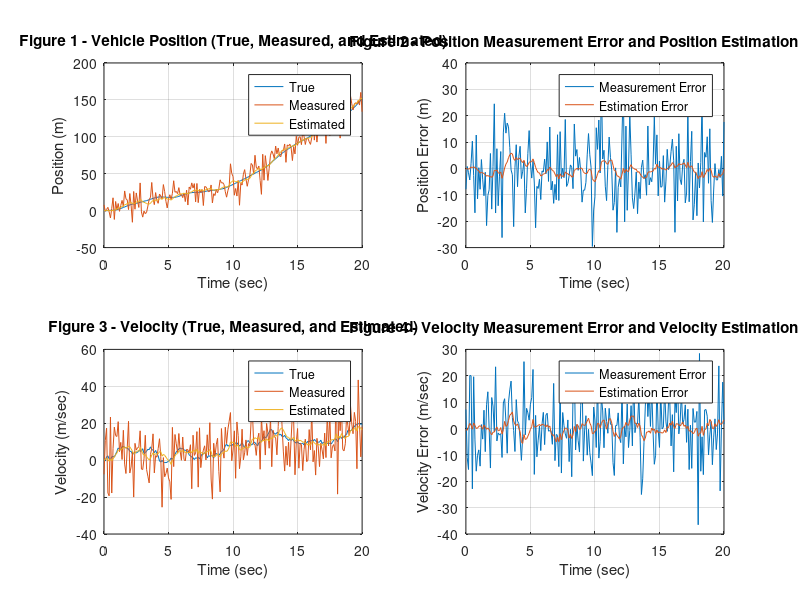

This figure's MATLAB source:
% function kalman(duration, dt)
%
% Kalman filter simulation for a train's 1D postion and velocity utilising two sensors.
%
% E = covariance
%
close all;

% INPUTS
duration = 20;    %length of simulation (seconds)
dt = 0.1;          %step size (seconds)

% Measurement noise due to imperfect sensors.
positionnoise = 10; % laser height measurement noise (m)
velocitynoise = 10;  % GPS velocity measurement noise (m/s)
% External noise due to imperfect replication of instruction wrt the environment.
accelnoise = 10; % acceleration noise (m/sec^2)

% Computational matrices.
F = [1 dt; 
     0 1]; % transition matrix, used to extrapolate the new state from the previous position and velocity ignoring acceleration
B = [dt^2/2; dt]; % input matrix, used to apply the effect of acceleration on the new state when extrapolating from the old
H = [1 0; 
     0 1]; % measurement matrix, maps the measurements onto the state space

% Initial state.
x = [0; 0]; % initial state vector, [position; velocity]
xhat = x; % initial state estimate

R = [positionnoise^2 0; 0 velocitynoise^2];  % measurement error E
Qu = accelnoise^2 * (B * B'); % process noise E (of xhat); describes the effect of process noise on estimated position and velocity
P = Qu; % initial estimation E (of xhat)

% Initialize arrays for later plotting.
pos = [];       % true position array
poshat = [];    % estimated position array
posmeas = [];   % measured position array
vel = [];       % true velocity array
velmeas = [];   % measures velocity array
velhat = [];    % estimated velocity array

for t = 0 : dt: duration,
    % Use a constant commanded acceleration in m/sec^2.
    u = 1;
    % Simulate the linear system.
    ProcessNoise = accelnoise * [(dt^2/2)*randn; dt*randn];
    x = F * x + B * u + ProcessNoise;
    % Simulate the noisy measurements
    MeasNoise = [positionnoise * randn; velocitynoise * randn];   %randomly weighted measurement noise
    z = H * x + MeasNoise;   %actual position with added noise to create simulated (mean) measurement readings
    % Extrapolate the most recent state estimate to the present time; 
    % this is the new prediction based on extrapolation from the position 
    % and velocity of the previous state plus any compensation that needs 
    % to be made due to acceleration.
    xhat = F * xhat + B * u;
    % Form the Innovation vector; 
    % measured position - extrapolated position, describes the measurement 
    % residual.
    Inn = z - H * xhat;
    % Compute the E of the Innovation; 
    % Epp + measurement error E.
    InnE = H * P * H' + R;    
    % Form the Kalman Gain matrix;
    % this represents the proportional confidence we have in our 
    % measurements vs our extrapolated prediction.
    K = (((F * P * F') + Qu) * H') / InnE;
    % Update the state estimate;
    % the estimate plus the confidence weighted innovation.
    xhat = xhat + K * Inn;
    % Compute the E of the estimation error for next iteration.
    P = ((F * P * F') + Qu) - (K * H * (F * P * F' + Qu));
    % Save some parameters for plotting later.
    pos = [pos; x(1)];
    posmeas = [posmeas; z(1)];
    poshat = [poshat; xhat(1)];
    vel = [vel; x(2)];
    velmeas = [velmeas; z(2)];
    velhat = [velhat; xhat(2)];

end

% Plot the results
t = 0 : dt : duration;

subplot(2,2,1);
plot(t,pos, t,posmeas, t,poshat);
grid;
xlabel('Time (sec)');
ylabel('Position (m)');
title('Figure 1 - Vehicle Position (True, Measured, and Estimated)')
legend('True ','Measured','Estimated');

subplot(2,2,2);
plot(t,pos-posmeas, t,pos-poshat);
grid;
xlabel('Time (sec)');
ylabel('Position Error (m)');
title('Figure 2 - Position Measurement Error and Position Estimation Error');
legend('Measurement Error','Estimation Error');

subplot(2,2,3);
plot(t,vel, t,velmeas, t,velhat);
grid;
xlabel('Time (sec)');
ylabel('Velocity (m/sec)');
title('Figure 3 - Velocity (True, Measured, and Estimated)');
legend('True ','Measured','Estimated');

subplot(2,2,4);
plot(t,vel-velmeas, t,vel-velhat);
grid;
xlabel('Time (sec)');
ylabel('Velocity Error (m/sec)');
title('Figure 4 - Velocity Measurement Error and Velocity Estimation Error');
legend('Measurement Error','Estimation Error');